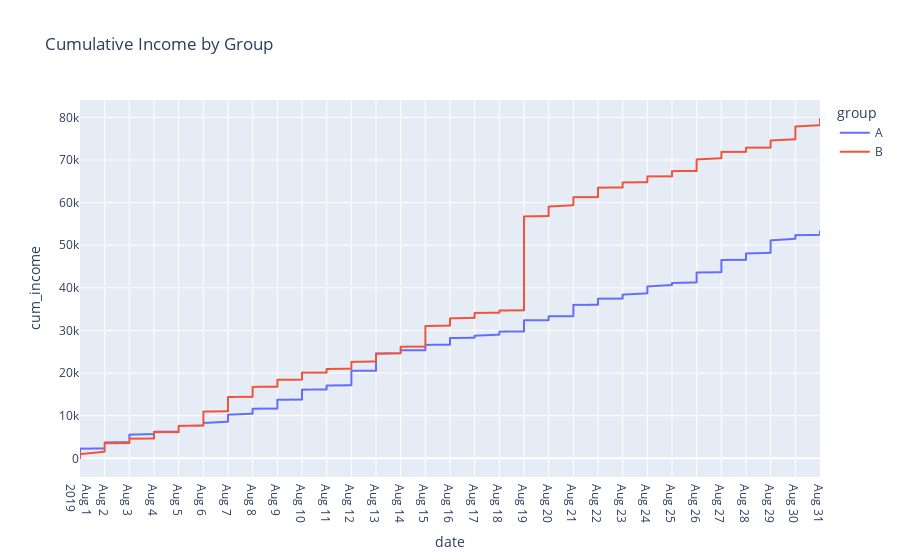

Notebook source saved alongside this figure:
### Code cell
fig = px.line(df_orders, x="date", y="cum_income", color="group", title="Cumulative Income by Group")
fig.update_xaxes(dtick="D1")
fig.show()

### Figure 1 — Plotly figure (JSON) as saved in the notebook; plotly's stock layout.template omitted (floating-point values rounded to 4 significant figures; data arrays with more than 128 entries replaced by an {"elided": "..."} marker saying what was removed)
{"data": [{"hovertemplate": "group=A<br>date=%{x}<br>cum_income=%{y}<extra></extra>", "legendgroup": "A", "line": {"color": "#636efa", "dash": "solid"}, "marker": {"symbol": "circle"}, "mode": "lines", "name": "A", "showlegend": true, "type": "scattergl", "x": {"elided": "468 str values"}, "xaxis": "x", "y": {"elided": "468 float values"}, "yaxis": "y"}, {"hovertemplate": "group=B<br>date=%{x}<br>cum_income=%{y}<extra></extra>", "legendgroup": "B", "line": {"color": "#EF553B", "dash": "solid"}, "marker": {"symbol": "circle"}, "mode": "lines", "name": "B", "showlegend": true, "type": "scattergl", "x": {"elided": "548 str values"}, "xaxis": "x", "y": {"elided": "548 float values"}, "yaxis": "y"}], "layout": {"legend": {"title": {"text": "group"}, "tracegroupgap": 0}, "title": {"text": "Cumulative Income by Group"}, "xaxis": {"anchor": "y", "domain": [0, 1], "dtick": "D1", "title": {"text": "date"}}, "yaxis": {"anchor": "x", "domain": [0, 1], "title": {"text": "cum_income"}}}}
